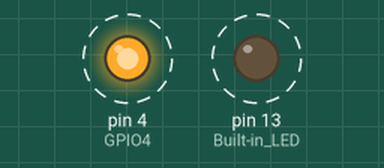
A sketch run on a simulated Arduino Uno, built with avr-gcc and run on an emulated ATmega328P. On the bench: output pins drawn as LEDs (lit = HIGH). Dashed ring = blinking. What the sketch prints to the serial monitor is not drawn.

Above: at 2.5 s.
Timing chart, 0 to 6.6 s (numbered marks = the images above):
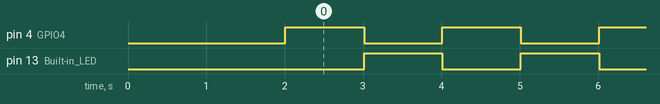

The sketch:

esp_led_test.ino
```cpp
/*
 * esp_led_test.ino
 *
 * Simple test to verify ESP8266 is working and running our code.
 * Built-in LED should blink and serial messages should appear.
 */

void setup() {
    Serial.begin(115200);
    pinMode(LED_BUILTIN, OUTPUT);  // Built-in LED (usually GPIO2)
    pinMode(4, OUTPUT);            // GPIO4 (D2) - servo pin as regular output

    delay(2000);  // Wait for serial to stabilize

    Serial.println("");
    Serial.println("========================================");
    Serial.println("ESP8266 LED & GPIO TEST");
    Serial.println("Built-in LED should blink every second");
    Serial.println("GPIO4 (D2) should also toggle");
    Serial.println("========================================");
}

void loop() {
    static int counter = 0;

    // Blink built-in LED (visible on ESP8266 board)
    digitalWrite(LED_BUILTIN, LOW);   // Turn ON (LOW = on for ESP8266)
    digitalWrite(4, HIGH);            // GPIO4 high

    Serial.print("LED ON, GPIO4 HIGH - Count: ");
    Serial.println(counter++);

    delay(1000);

    // Turn off LED
    digitalWrite(LED_BUILTIN, HIGH);  // Turn OFF (HIGH = off for ESP8266)
    digitalWrite(4, LOW);             // GPIO4 low

    Serial.print("LED OFF, GPIO4 LOW - Count: ");
    Serial.println(counter++);

    delay(1000);
}
```

Measured:
- by itself, pin 4 (GPIO4), pin 13 (Built-in_LED): alternates HIGH for 1.0 s and LOW for 1.0 s
